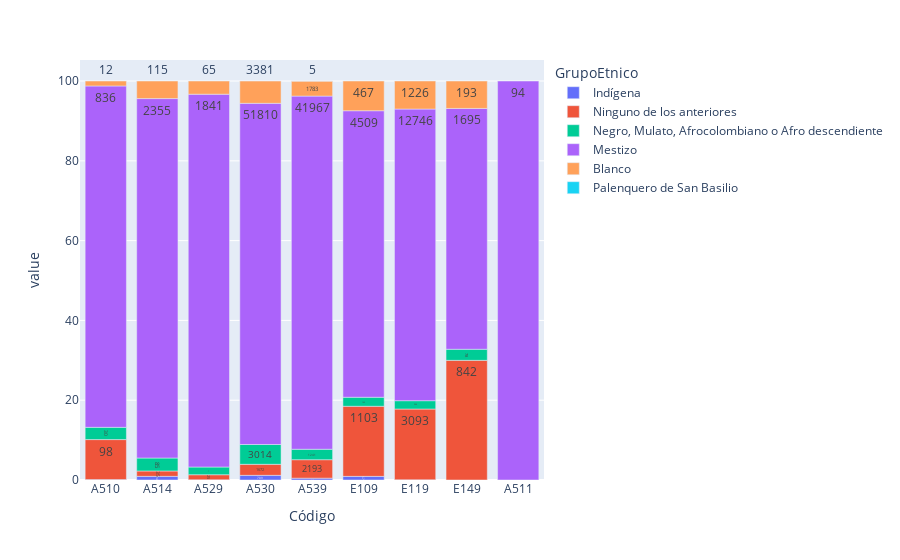

Notebook code for this chart:
### Code cell
var_of_interest = 'GrupoEtnico'

df_analysis = merged[['Nombre', 'Código', var_of_interest]].value_counts().to_frame('Count')
df_analysis['Percentage'] = (df_analysis.Count / sum(df_analysis.Count) * 100).round(2)
df_analysis.sort_values(['Código', 'Count'], ascending=False)

df_analysis = df_analysis.reset_index()
df_analysis['Percentage'] = df_analysis.apply(lambda row: percentage_for_code(df_analysis, row), axis=1)
df_analysis = df_analysis.sort_values(['Código'])

fig = px.bar(
    df_analysis,
    x='Código',
    y=['Percentage'],
    color=var_of_interest,
    # text=df_analysis['Percentage'].apply(lambda x: '{0:1.2f}%'.format(x)),
    text=df_analysis['Count'],
    )
# fig.update_layout(height=400, width=800)
# fig.update_layout(xaxis={'categoryorder':'total descending'})
fig.show()

### Figure 1 — Plotly figure (JSON) as saved in the notebook; plotly's stock layout.template omitted (floating-point values rounded to 4 significant figures)
{"data": [{"alignmentgroup": "True", "hovertemplate": "GrupoEtnico=Indígena<br>Código=%{x}<br>value=%{y}<br>Count=%{text}<extra></extra>", "legendgroup": "Indígena", "marker": {"color": "#636efa", "pattern": {"shape": ""}}, "name": "Indígena", "offsetgroup": "Indígena", "orientation": "v", "showlegend": true, "text": [1, 24, 1, 709, 219, 57, 8], "textposition": "auto", "type": "bar", "x": ["A510", "A514", "A529", "A530", "A539", "E109", "E119"], "xaxis": "x", "y": [0.1, 0.92, 0.05, 1.17, 0.46, 0.91, 0.05], "yaxis": "y"}, {"alignmentgroup": "True", "hovertemplate": "GrupoEtnico=Ninguno de los anteriores<br>Código=%{x}<br>value=%{y}<br>Count=%{text}<extra></extra>", "legendgroup": "Ninguno de los anteriores", "marker": {"color": "#EF553B", "pattern": {"shape": ""}}, "name": "Ninguno de los anteriores", "offsetgroup": "Ninguno de los anteriores", "orientation": "v", "showlegend": true, "text": [98, 35, 25, 1672, 2193, 1103, 3093, 842], "textposition": "auto", "type": "bar", "x": ["A510", "A514", "A529", "A530", "A539", "E109", "E119", "E149"], "xaxis": "x", "y": [10.03, 1.34, 1.27, 2.76, 4.63, 17.57, 17.74, 29.99], "yaxis": "y"}, {"alignmentgroup": "True", "hovertemplate": "GrupoEtnico=Negro, Mulato, Afrocolombiano o Afro descendiente<br>Código=%{x}<br>value=%{y}<br>Count=%{text}<extra></extra>", "legendgroup": "Negro, Mulato, Afrocolombiano o Afro descendiente", "marker": {"color": "#00cc96", "pattern": {"shape": ""}}, "name": "Negro, Mulato, Afrocolombiano o Afro descendiente", "offsetgroup": "Negro, Mulato, Afrocolombiano o Afro descendiente", "orientation": "v", "showlegend": true, "text": [30, 85, 38, 3014, 1241, 142, 364, 78], "textposition": "auto", "type": "bar", "x": ["A510", "A514", "A529", "A530", "A539", "E109", "E119", "E149"], "xaxis": "x", "y": [3.07, 3.25, 1.93, 4.97, 2.62, 2.26, 2.09, 2.78], "yaxis": "y"}, {"alignmentgroup": "True", "hovertemplate": "GrupoEtnico=Mestizo<br>Código=%{x}<br>value=%{y}<br>Count=%{text}<extra></extra>", "legendgroup": "Mestizo", "marker": {"color": "#ab63fa", "pattern": {"shape": ""}}, "name": "Mestizo", "offsetgroup": "Mestizo", "orientation": "v", "showlegend": true, "text": [836, 94, 2355, 1841, 51810, 41967, 4509, 12746, 1695], "textposition": "auto", "type": "bar", "x": ["A510", "A511", "A514", "A529", "A530", "A539", "E109", "E119", "E149"], "xaxis": "x", "y": [85.57, 100, 90.09, 93.45, 85.51, 88.52, 71.82, 73.1, 60.36], "yaxis": "y"}, {"alignmentgroup": "True", "hovertemplate": "GrupoEtnico=Blanco<br>Código=%{x}<br>value=%{y}<br>Count=%{text}<extra></extra>", "legendgroup": "Blanco", "marker": {"color": "#FFA15A", "pattern": {"shape": ""}}, "name": "Blanco", "offsetgroup": "Blanco", "orientation": "v", "showlegend": true, "text": [12, 115, 65, 3381, 1783, 467, 1226, 193], "textposition": "auto", "type": "bar", "x": ["A510", "A514", "A529", "A530", "A539", "E109", "E119", "E149"], "xaxis": "x", "y": [1.23, 4.4, 3.3, 5.58, 3.76, 7.44, 7.03, 6.87], "yaxis": "y"}, {"alignmentgroup": "True", "hovertemplate": "GrupoEtnico=Palenquero de San Basilio<br>Código=%{x}<br>value=%{y}<br>Count=%{text}<extra></extra>", "legendgroup": "Palenquero de San Basilio", "marker": {"color": "#19d3f3", "pattern": {"shape": ""}}, "name": "Palenquero de San Basilio", "offsetgroup": "Palenquero de San Basilio", "orientation": "v", "showlegend": true, "text": [5], "textposition": "auto", "type": "bar", "x": ["A539"], "xaxis": "x", "y": [0.01], "yaxis": "y"}], "layout": {"barmode": "relative", "legend": {"title": {"text": "GrupoEtnico"}, "tracegroupgap": 0}, "margin": {"t": 60}, "xaxis": {"anchor": "y", "domain": [0, 1], "title": {"text": "Código"}}, "yaxis": {"anchor": "x", "domain": [0, 1], "title": {"text": "value"}}}}
